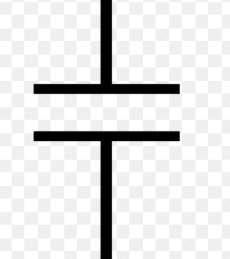
#> input picture Data/Capacitor/1.png, 230 x 259 px; its folder holds only this picture in this run
$ python Capacitor.py   (Python 2 division)
#> lines starting #> are read from the running program, lines starting #| are printed output that depends on the picture; after the words box and inside, x2 and y2 are one past the last pixel; in counts of white or black regions, pixels touching at a corner belong together
import glob
import cv2
import os

width = 28
height = 28
dim = (width, height)

for i in range (1, 28):
    a = str(i) + ".png"
    print a
    im = cv2.imread(a, cv2.IMREAD_UNCHANGED)
#> im is the input picture: shape (259, 230, 4); mean B, G, R, A 225.7, 225.7, 225.7, 255
    #bk = im.copy()
    #bk[mask == 255] = (255, 255, 255)
    gray = cv2.cvtColor(im, cv2.COLOR_BGR2GRAY)
    (thresh, bw) = cv2.threshold(~gray, 128, 255, cv2.THRESH_BINARY | cv2.THRESH_OTSU)
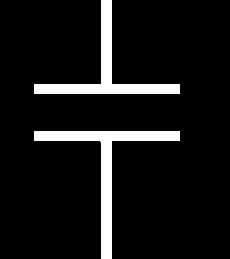
#> bw: shape (259, 230); 8.6% white; 2 white regions, box (x1, y1, x2, y2) and area: (34, 131, 180, 259) 2759, (34, 0, 180, 94) 2384
#> thresh = 127
    bw = cv2.resize(bw, dim, interpolation = cv2.INTER_AREA)
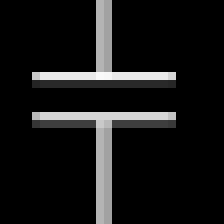
#> bw: shape (28, 28) (shown 8 times larger); min 0, max 249, mean 22
    (thresh, bw) = cv2.threshold(bw, 128, 255, cv2.THRESH_BINARY | cv2.THRESH_OTSU)
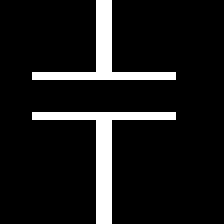
#> bw: shape (28, 28) (shown 8 times larger); 10.2% white in thin lines or dots, all inside (x1, y1, x2, y2) = (4, 0, 22, 28)
#> thresh = 62
#> (the run stopped early here; a loop or call above may not have finished)
